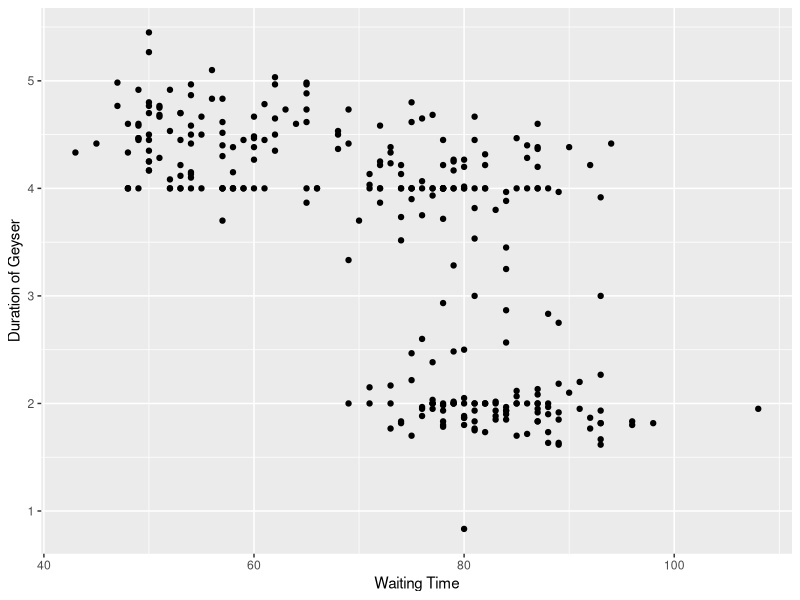
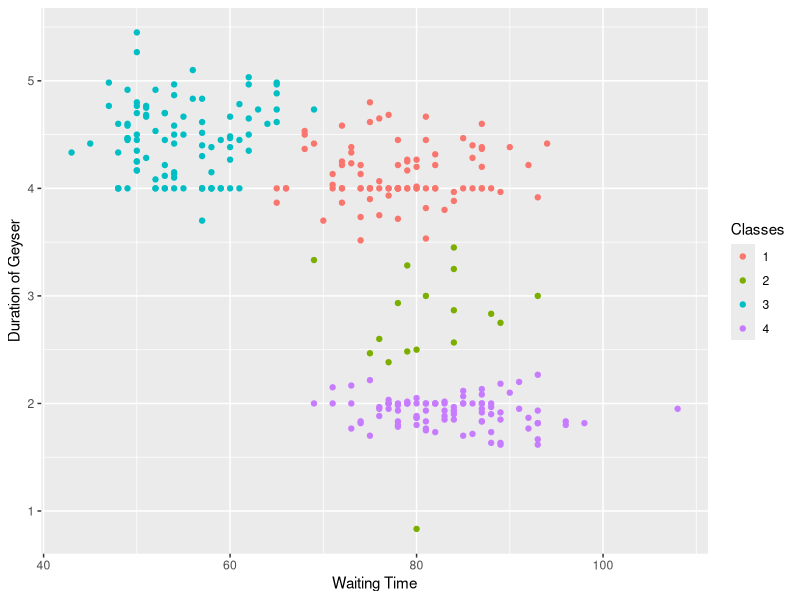
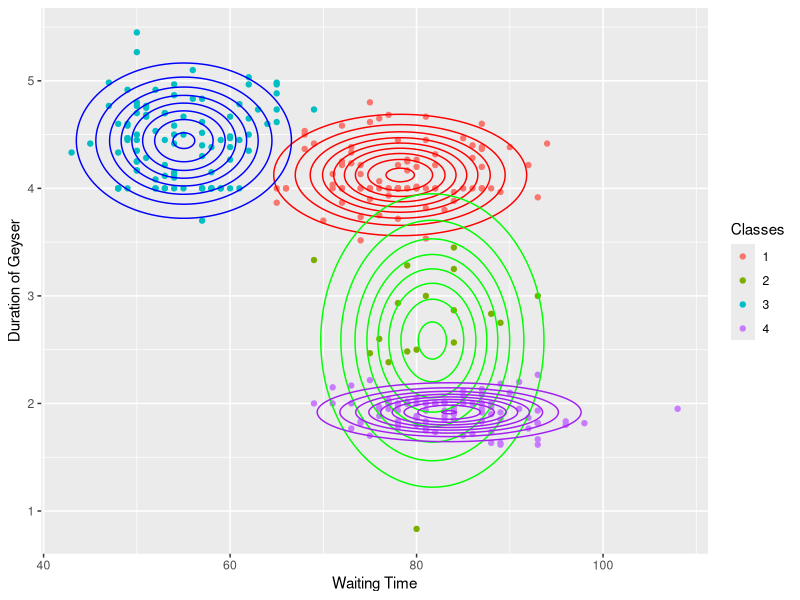

These figures' R source, in order:
library(mclust)
library(tidyverse)
library(MASS)

# Load in data
data("geyser")

geyser %>% head()

# Plot raw data and save
geyser_viz = ggplot(data = geyser, aes(x = waiting, y = duration)) +
    geom_point() +
    labs(x = "Waiting Time",
        y = "Duration of Geyser")

ggsave(geyser_viz,
    filename = "Figures/Geyzer_Viz.png",
    scale = 2,
    height = 800,
    width = 1200,
    units = 'px')

# Perform model based clustering
MClusters = Mclust(geyser)

Classes <- tibble(Classes = MClusters$classification)

geyser <- cbind(geyser, Classes)

geyser <- geyser %>%
  mutate(Classes = factor(Classes))

# Plot raw data, colored by cluster
geyser_classes_viz = ggplot(data = geyser, aes(x = waiting, 
                                        y = duration, 
                                        color = Classes)) +
    geom_point() +
    labs(x = "Waiting Time",
        y = "Duration of Geyser")

ggsave(geyser_classes_viz,
    filename = "Figures/Geyzer_Classes_Viz.png",
    scale = 2,
    height = 800,
    width = 1200,
    units = 'px')

# Add contours for likelihoods
means = MClusters$parameters$mean
cov = MClusters$parameters$variance$sigma

waiting_seq = seq(min(geyser$waiting), max(geyser$waiting), length = nrow(geyser))
duration_seq = seq(min(geyser$duration), max(geyser$duration), length = nrow(geyser))

grid_data = expand.grid(waiting_seq, duration_seq)

grid_data %>% head()

# Class 1
class_1_lhood = dmvnorm(data = grid_data,
                        mean = means[,1],
                        sigma = cov[,,1])
nc = sum((waiting_seq[2] - waiting_seq[1]) * (duration_seq[2] - duration_seq[1]) * class_1_lhood)
class_1_norm_lhood = class_1_lhood/nc
c1_lhood_data = bind_cols(grid_data, tibble(lhood = class_1_norm_lhood))

# Class 2
class_2_lhood = dmvnorm(data = grid_data,
                        mean = means[,2],
                        sigma = cov[,,2])
nc = sum((waiting_seq[2] - waiting_seq[1]) * (duration_seq[2] - duration_seq[1]) * class_2_lhood)
class_2_norm_lhood = class_2_lhood/nc
c2_lhood_data = bind_cols(grid_data, tibble(lhood = class_2_norm_lhood))

# Class 3
class_3_lhood = dmvnorm(data = grid_data,
                        mean = means[,3],
                        sigma = cov[,,3])
nc = sum((waiting_seq[2] - waiting_seq[1]) * (duration_seq[2] - duration_seq[1]) * class_3_lhood)
class_3_norm_lhood = class_3_lhood/nc
c3_lhood_data = bind_cols(grid_data, tibble(lhood = class_3_norm_lhood))

# Class 4
class_4_lhood = dmvnorm(data = grid_data,
                        mean = means[,4],
                        sigma = cov[,,4])
nc = sum((waiting_seq[2] - waiting_seq[1]) * (duration_seq[2] - duration_seq[1]) * class_1_lhood)
class_4_norm_lhood = class_4_lhood/nc
c4_lhood_data = bind_cols(grid_data, tibble(lhood = class_4_norm_lhood))

# Plotting
mbc_viz = ggplot() +
    geom_point(data = geyser, aes(x = waiting, 
                                y = duration, 
                                color = Classes)) +
    geom_contour(data = c1_lhood_data, aes(x = Var1,
                                    y = Var2,
                                    z = lhood),
                                    color = 'red') +
    geom_contour(data = c2_lhood_data, aes(x = Var1,
                                    y = Var2,
                                    z = lhood),
                                    color = 'green') +
    geom_contour(data = c3_lhood_data, aes(x = Var1,
                                    y = Var2,
                                    z = lhood),
                                    color = 'blue') +
    geom_contour(data = c4_lhood_data, aes(x = Var1,
                                    y = Var2,
                                    z = lhood),
                                    color = 'purple') +
    labs(x = "Waiting Time",
        y = "Duration of Geyser")

ggsave(mbc_viz,
    filename = "Figures/Geyser_Clusters.png",
    scale = 2,
    height = 800,
    width = 1200,
    units = 'px')
